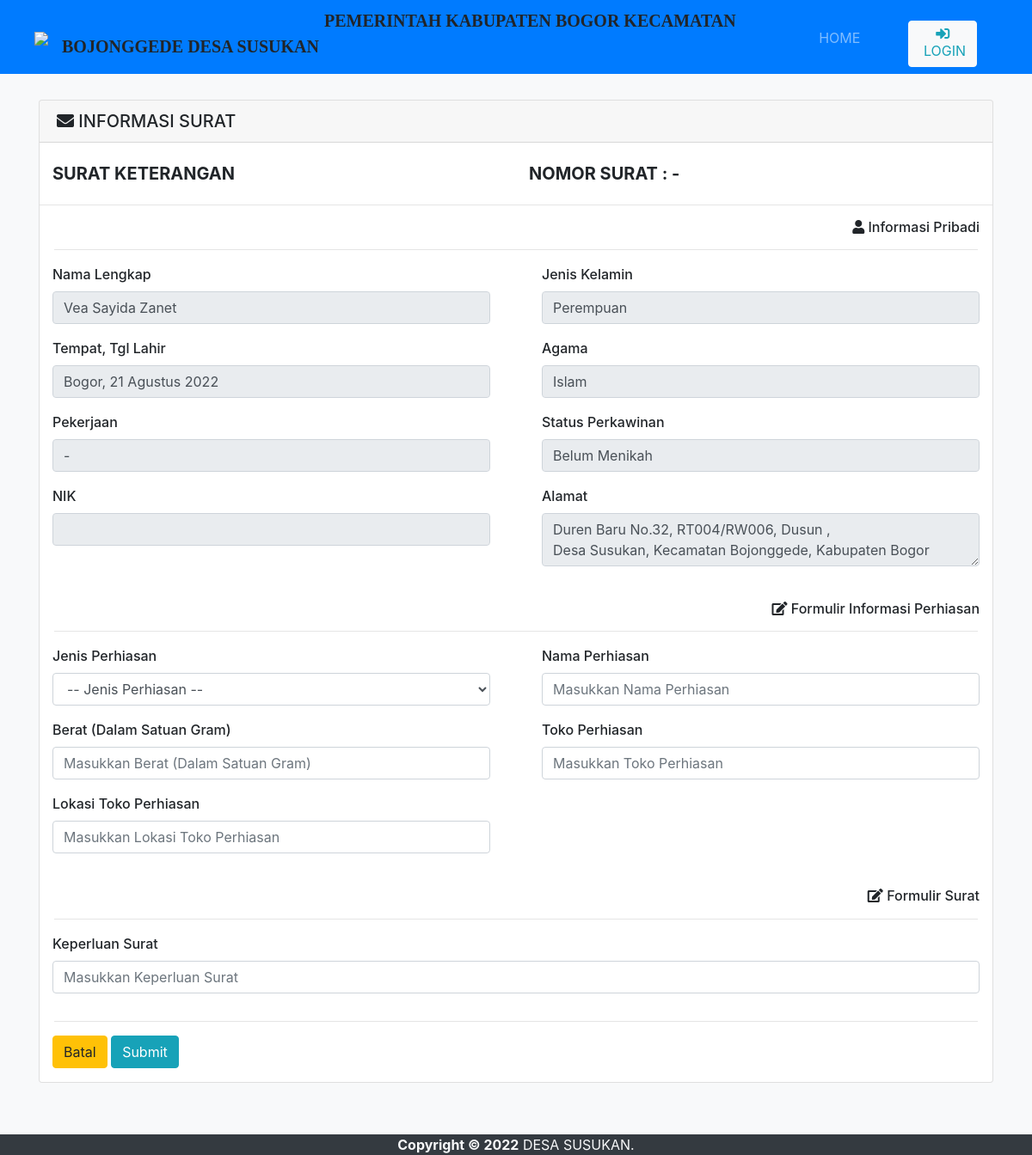
Page /status/surat_keterangan_perhiasan/info-surat.php on the committed database.
### tables this page shows
CREATE TABLE `penduduk` (
  `id_penduduk` int(11) NOT NULL,
  `nik` varchar(20) NOT NULL,
  `nama` varchar(100) NOT NULL,
  `tempat_lahir` varchar(50) NOT NULL,
  `tgl_lahir` date NOT NULL,
  `jenis_kelamin` varchar(10) NOT NULL,
  `agama` varchar(15) NOT NULL,
  `jalan` varchar(100) NOT NULL,
  `dusun` varchar(50) NOT NULL,
  `rt` varchar(5) NOT NULL,
  `rw` varchar(5) NOT NULL,
  `desa` varchar(50) NOT NULL,
  `kecamatan` varchar(50) NOT NULL,
  `kota` varchar(50) NOT NULL,
  `no_kk` varchar(20) NOT NULL,
  `pend_kk` varchar(20) NOT NULL,
  `pend_terakhir` varchar(20) NOT NULL,
  `pend_ditempuh` varchar(20) NOT NULL,
  `pekerjaan` varchar(50) NOT NULL,
  `status_perkawinan` varchar(20) NOT NULL,
  `status_dlm_keluarga` varchar(20) NOT NULL,
  `kewarganegaraan` varchar(5) NOT NULL,
  `nama_ayah` varchar(50) NOT NULL,
  `nama_ibu` varchar(50) NOT NULL
);

### status/surat_keterangan_perhiasan/info-surat.php (the view, shortened to what this page needs)
<?php
	include ('../../config/koneksi.php');
	$nik = $_POST['fnik'];
	$qCekNik = mysqli_query($connect,"SELECT * FROM penduduk WHERE nik = '$nik'");
	$row = mysqli_num_rows($qCekNik);
	if($row > 0){
		$data = mysqli_fetch_assoc($qCekNik);
		if($data['nik']==$nik){
?>
<body class="bg-light">
	<div class="container" style="max-height:cover; padding-top:30px;  padding-bottom:60px; position:relative; min-height: 100%;">
		<div class="row">
			<div class="col-md-12">
				<div class="card">
					<h5 class="card-header"><i class="fas fa-envelope"></i> INFORMASI SURAT</h5>
					<br>
					<div class="container-fluid">
						<div class="row">
							<a class="col-sm-6"><h5><b>SURAT KETERANGAN</b></h5></a>
							<a class="col-sm-6"><h5><b>NOMOR SURAT : -</b></h5></a>
						</div>
					</div>
					<hr>
					<form method="post" action="simpan-surat.php">
						<h6 class="container-fluid" align="right"><i class="fas fa-user"></i> Informasi Pribadi</h6><hr width="97%">
						<div class="row">
							<div class="col-sm-6">
							    <div class="form-group">
						           	<label class="col-sm-12" style="font-weight: 500;">Nama Lengkap</label>
						           	<div class="col-sm-12">
						               	<input type="text" name="fnama" class="form-control" style="text-transform: capitalize;" value="<?php echo $data['nama']; ?>" readonly>
						           	</div>
						        </div>
							</div>
							<div class="col-sm-6">
							    <div class="form-group">
						           	<label class="col-sm-12" style="font-weight: 500;">Jenis Kelamin</label>
						           	<div class="col-sm-12">
						               	<input type="text" name="fjenis_kelamin" class="form-control" style="text-transform: capitalize;" value="<?php echo $data['jenis_kelamin']; ?>" readonly>
						           	</div>
						        </div>
							</div>
							<div class="col-sm-6">
							    <div class="form-group">
						           	<label class="col-sm-12" style="font-weight: 500;">Tempat, Tgl Lahir</label>
						           	<div class="col-sm-12">
						           		<?php
											$tgl_lhr = date($data['tgl_lahir']);
											$tgl = date('d ', strtotime($tgl_lhr));
											$bln = date('F', strtotime($tgl_lhr));
											$thn = date(' Y', strtotime($tgl_lhr));
											$blnIndo = array(
											    'January' => 'Januari',
											    'February' => 'Februari',
											    'March' => 'Maret',
											    'April' => 'April',
											    'May' => 'Mei',
											    'June' => 'Juni',
											    'July' => 'Juli',
											    'August' => 'Agustus',
											    'September' => 'September',
											    'October' => 'Oktober',
											    'November' => 'November',
											    'December' => 'Desember'
											);
										?>
						               	<input type="text" name="ftempat_tgl_lahir" class="form-control" style="text-transform: capitalize;" value="<?php echo $data['tempat_lahir'], ", ", $tgl . $blnIndo[$bln] . $thn; ?>" readonly>
						           	</div>
						        </div>
							</div>
							<div class="col-sm-6">
							    <div class="form-group">
						           	<label class="col-sm-12" style="font-weight: 500;">Agama</label>
						           	<div class="col-sm-12">
						               	<input type="text" name="fagama" class="form-control" style="text-transform: capitalize;" value="<?php echo $data['agama']; ?>" readonly>
						           	</div>
						        </div>
							</div>
						</div>
						<div class="row">
							<div class="col-sm-6">
							    <div class="form-group">
						           	<label class="col-sm-12" style="font-weight: 500;">Pekerjaan</label>
						           	<div class="col-sm-12">
						               	<input type="text" name="fpekerjaan" class="form-control" style="text-transform: capitalize;" value="<?php echo $data['pekerjaan']; ?>" readonly>
						           	</div>
						        </div>
							</div>
							<div class="col-sm-6">
						      	<div class="form-group">
						           	<label class="col-sm-12" style="font-weight: 500;">Status Perkawinan</label>
						           	<div class="col-sm-12">
						               	<input type="text" name="fstatus_perkawinan" class="form-control" style="text-transform: capitalize;" value="<?php echo $data['status_perkawinan']; ?>" readonly>
						           	</div>
						        </div>
						  	</div>
							<div class="col-sm-6">
						      	<div class="form-group">
						           	<label class="col-sm-12" style="font-weight: 500;">NIK</label>
						           	<div class="col-sm-12">
						               	<input type="text" name="fnik" class="form-control" value="<?php echo $data['nik']; ?>" readonly>
						           	</div>
						        </div>
						  	</div>
						  	<div class="col-sm-6">
						      	<div class="form-group">
						           	<label class="col-sm-12" style="font-weight: 500;">Alamat</label>
						           	<div class="col-sm-12">
						               	<textarea type="text" name="falamat" class="form-control" style="text-transform: capitalize;" readonly><?php echo $data['jalan'] . ", RT" . $data['rt'] . "/RW" . $data['rw'] . ", Dusun " . $data['dusun'] . ",\nDesa " . $data['desa'] . ", Kecamatan " . $data['kecamatan'] . ", " . $data['kota']; ?></textarea>
						           	</div>
						        </div>
						  	</div>
						</div>
						<br>
						<h6 class="container-fluid" align="right"><i class="fas fa-edit"></i> Formulir Informasi Perhiasan</h6><hr width="97%">
						<div class="row">
						  	<div class="col-sm-6">
						      	<div class="form-group">
						           	<label class="col-sm-12" style="font-weight: 500;">Jenis Perhiasan</label>
						           	<div class="col-sm-12">
			                        	<select name="fjenis_perhiasan" class="form-control" required>
			                          		<option value="">-- Jenis Perhiasan --</option>
			                        	</select>
			                      	</div>
						        </div>
						  	</div>
						  	<div class="col-sm-6">
						      	<div class="form-group">
						           	<label class="col-sm-12" style="font-weight: 500;">Nama Perhiasan</label>
						           	<div class="col-sm-12">
						               	<input type="text" name="fnama_perhiasan" class="form-control" style="text-transform: capitalize;" placeholder="Masukkan Nama Perhiasan" required>
						           	</div>
						        </div>
						  	</div>
						  	<div class="col-sm-6">
						      	<div class="form-group">
						           	<label class="col-sm-12" style="font-weight: 500;">Berat (Dalam Satuan Gram)</label>
						           	<div class="col-sm-12">
						               	<input type="text" name="fberat" class="form-control" maxlength="5" onkeypress="return hanyaAngka(event)" style="text-transform: capitalize;" placeholder="Masukkan Berat (Dalam Satuan Gram)" required>
						           	</div>
						        </div>
						  	</div>
						  	<div class="col-sm-6">
						      	<div class="form-group">
						           	<label class="col-sm-12" style="font-weight: 500;">Toko Perhiasan</label>
						           	<div class="col-sm-12">
						               	<input type="text" name="ftoko_perhiasan" class="form-control" style="text-transform: capitalize;" placeholder="Masukkan Toko Perhiasan" required>
						           	</div>
						        </div>
						  	</div>
						  	<div class="col-sm-6">
						      	<div class="form-group">
						           	<label class="col-sm-12" style="font-weight: 500;">Lokasi Toko Perhiasan</label>
						           	<div class="col-sm-12">
						               	<input type="text" name="flokasi_toko_perhiasan" class="form-control" style="text-transform: capitalize;" placeholder="Masukkan Lokasi Toko Perhiasan" required>
						           	</div>
						        </div>
						  	</div>
						</div>
						<br>
						<h6 class="container-fluid" align="right"><i class="fas fa-edit"></i> Formulir Surat</h6><hr width="97%">
						<div class="row">
						  	<div class="col-sm-12">
						      	<div class="form-group">
						           	<label class="col-sm-12" style="font-weight: 500;">Keperluan Surat</label>
						           	<div class="col-sm-12">
						               	<input type="text" name="fkeperluan" class="form-control" style="text-transform: capitalize;" placeholder="Masukkan Keperluan Surat" required>
						           	</div>
						        </div>
						  	</div>
						</div>
						<hr width="97%">
						<div class="container-fluid">
		                	<input type="reset" class="btn btn-warning" value="Batal">
		                	<input type="submit" name="submit" class="btn btn-info" value="Submit">
		              	</div>
					</form>
				</div>
			</div>
		</div>
	</div>
</body>
<?php
		}
	}else{
		header("location:index.php?pesan=gagal");
	}
?>

### rows in the picture
penduduk: fnama "Vea Sayida Zanet", fjenis_kelamin "Perempuan", ftempat_tgl_lahir "Bogor, 21 Agustus 2022", fagama "Islam", fpekerjaan "-", fstatus_perkawinan "Belum Menikah", falamat "Duren baru no.32, RT004/RW006, Dusun , Desa Susukan, Kecamatan Bojonggede, Kabupaten Bogor"
